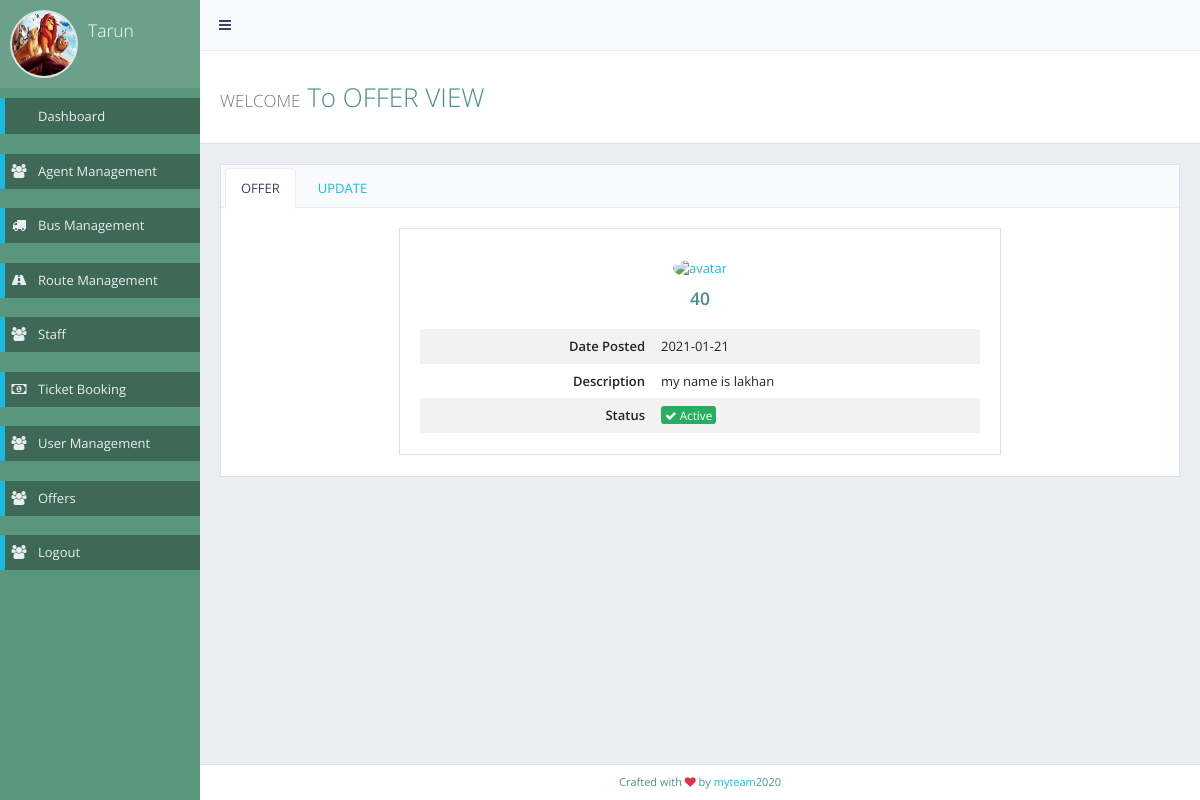
/admin/admin_offer_view.php?id=35 (signed in), run on the app's committed database.
### tables this page shows
CREATE TABLE `offer` (
  `id` int(11) NOT NULL,
  `image` varchar(255) NOT NULL,
  `offer_name` varchar(255) NOT NULL,
  `posted_date` date NOT NULL,
  `discription` varchar(255) NOT NULL
);

### admin/function.php (called while the page is built, shortened)
<?php
class DB_con
{
	function __construct()
	{
		$conn=mysqli_connect("localhost","root","","bus_reservation");
		$this->dbh=$conn;
	}
	public function fetchrecord2($id)
	{
		$sql5="SELECT `image`, `offer_name`, `posted_date`, `discription` FROM `offer` WHERE id='$id'";
		$run5=mysqli_query($this->dbh,$sql5);
		return $run5;
	}
}
?>

### admin/admin_offer_view.php (the view, shortened to what this page needs)
 <?php
require_once("function.php");
?>
<!DOCTYPE html>
<html>
<head>
  <link rel="stylesheet" href="https://maxcdn.bootstrapcdn.com/bootstrap/3.4.1/css/bootstrap.min.css">
</head>
<body>
<?php include('header.php') ?>
        <div id="page-content">
          <div class="content-header">
            <div class="header-section">
              <h1>
                <small>WELCOME</small> To OFFER VIEW
              </h1>
            </div>
          </div>
          <div class="block">
            <div class="block-title">
              <ul class="nav nav-tabs" data-toggle="tabs">
                <li class="active"><a href="#search-tab-profile">OFFER</a></li>
                <li><a href="#search-tab-update">UPDATE</a></li>
              </ul>
            </div>
            <div class="tab-content">
              <div class="tab-pane active" id="search-tab-profile">
                <div class="row a-profile">
                  <div class="col-lg-8">
                    <div class="block">
            <?php
         include_once('function.php');
        $fetch1=new DB_con();
        if(isset($_GET['id']))
        {
          $id=intval($_GET['id']);
          $raw2=$fetch1->fetchrecord2($id);
          $run=mysqli_fetch_array($raw2);
        }
        ?>
                      <div class="block-section text-center">
                        <a href="javascript:void(0)">
                          <img  src="img/placeholders/avatars/<?php echo htmlentities($run['image']); ?>" alt="avatar" class="img-circle profile-image">
                        </a>
                        <h3>
                          <strong><?php echo htmlentities($run['offer_name']); ?></strong><br><small></small>
                        </h3>
                      </div>
                      <table class="table table-borderless table-striped table-vcenter">
                        <tbody>
                          <tr>
                            <td class="text-right"><strong>Date Posted</strong></td>
                            <td><?php echo htmlentities($run['posted_date']); ?></td>
                          </tr>
                          <tr>
                            <td class="text-right"><strong>Description</strong></td>
                            <td><?php echo htmlentities($run['discription']); ?></td>
                          </tr>
                          <tr>
                          <td class="text-right"><strong>Status</strong></td>
                            <td><span class="label label-success"><i class="fa fa-check"></i> Active</span></td>
                          </tr>
                        </tbody>
                      </table>
                    </div>
                  </div>
                </div>
              </div>
            </div>
          </div>
        </div>
    <?php include('footer.php') ?>
</body>
</html>

### admin/header.php (shortened to what this page needs)
<?php
require_once("function.php");
?>
<!DOCTYPE html>
<html class="no-js" lang="en">
<head>
  <link rel="stylesheet" href="css/bootstrap.min.css">
  <link rel="stylesheet" href="css/plugins.css">
  <link rel="stylesheet" href="css/main.css">
  <link rel="stylesheet" href="css/themes.css">
</head>
<body>
  <div id="page-wrapper">
    <div id="page-container" class="sidebar-partial sidebar-visible-lg sidebar-no-animations">
      <div id="sidebar">
        <div id="sidebar-scroll">
          <div class="sidebar-content">
            <div class="sidebar-section sidebar-user clearfix sidebar-nav-mini-hide">
              <div class="sidebar-user-avatar">
                <a href="admin_profile.php">
                  <?php
                  $db = new DB_con;
                  $q = "SELECT * FROM admin WHERE id={$_SESSION['id']}";
                  $r = mysqli_query($db->dbh,$q);
                  $d = mysqli_fetch_array($r);
                  $imageURL = 'images/'.$d['img'];
                  ?>
            <img src="<?php echo $imageURL; ?>" alt="avatar">
                </a>
              </div>
              <div class="sidebar-user-name">
                <h3><?=$d['name']?></h3>
                </div>
            </div>
            <ul class="sidebar-nav">
              <li>
                <a href="dashboard.php" class=" active"><i class="fas fa-columns sidebar-nav-icon"></i><span class="sidebar-nav-mini-hide">Dashboard</span></a>
              </li>
              <br>
              <li>
                <a href="agent_managment.php" class=" active"><i class="fa fa-users sidebar-nav-icon"></i><span class="sidebar-nav-mini-hide">Agent Management</span></a>
              </li>
              <br>
              <li>
                <a href="bus_managment.php" class=" active"><i class="fa fa-truck sidebar-nav-icon"></i><span class="sidebar-nav-mini-hide">Bus Management</span></a>
              </li>
              <br>
              <li>
                <a href="route_management.php" class=" active"><i class="fa fa-road sidebar-nav-icon"></i><span class="sidebar-nav-mini-hide">Route Management</span></a>
              </li>
              <br>
              <li>
                <a href="staff.php" class=" active"><i class="fa fa-users sidebar-nav-icon"></i><span class="sidebar-nav-mini-hide">Staff</span></a>
              </li>
              <br>
              <li>
                <a href="ticket_booking.php" class=" active"><i class="fa fa-money sidebar-nav-icon"></i><span class="sidebar-nav-mini-hide">Ticket Booking</span></a>
              </li>
              <br>
              <li>
                <a href="user_managment.php" class=" active"><i class="fa fa-users sidebar-nav-icon"></i><span class="sidebar-nav-mini-hide">User Management</span></a>
              </li>
              <br>
              <li>
                <a href="admin_offer.php" class=" active"><i class="fa fa-users sidebar-nav-icon"></i><span class="sidebar-nav-mini-hide">Offers</span></a>
              </li>
              <br>
              <li>
                <a href="logout.php" class=" active"><i class="fa fa-users sidebar-nav-icon"></i><span class="sidebar-nav-mini-hide">Logout</span></a>
              </li>
            </ul>
          </div>
        </div>
      </div>
      <div id="main-container">
        <header class="container-fluid  navbar navbar-default">
          <ul class="nav navbar-nav-custom">
            <li>
              <a href="javascript:void(0)" onclick="App.sidebar('toggle-sidebar');this.blur();">
                <i class="fa fa-bars fa-fw"></i>
              </a>
            </li>
          </ul>
          <form  method="post" class="container-fluid  navbar-form-custom">
          </form>
        </header>

### data on the page
offer: offer_name "40", posted_date "2021-01-21", discription "my name is lakhan"

### other printed values
$d['name'] "Tarun"
